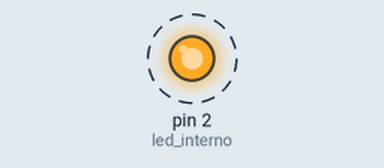
Recording of a sketch running on a simulated Arduino Uno, built with avr-gcc and run on an emulated ATmega328P. Shown: output pins drawn as LEDs (lit = HIGH). Dashed ring = blinking.

Above: at 0.5 s.
Timing chart, 0 to 4.6 s (numbered marks = the images above):
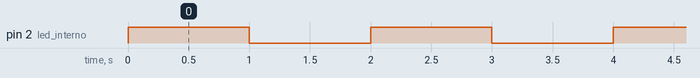

The sketch:

led_interno.ino
```cpp
int led_interno = 2;

void setup() {

  pinMode(led_interno, OUTPUT);
}

void loop() {

  digitalWrite(led_interno, HIGH);
  delay(1000);
  digitalWrite(led_interno, LOW);
  delay(1000);
}
```

Measured:
- by itself, pin 2 (led_interno): alternates HIGH for 1.0 s and LOW for 1.0 s
